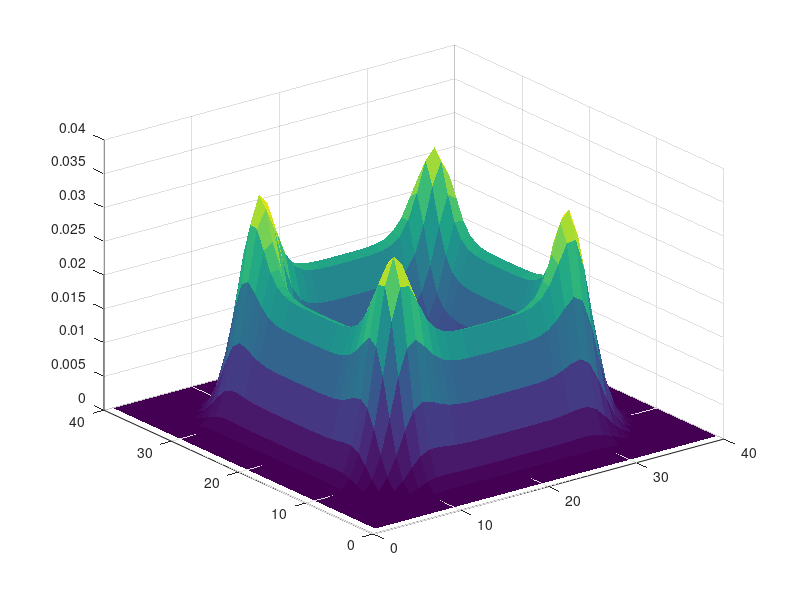
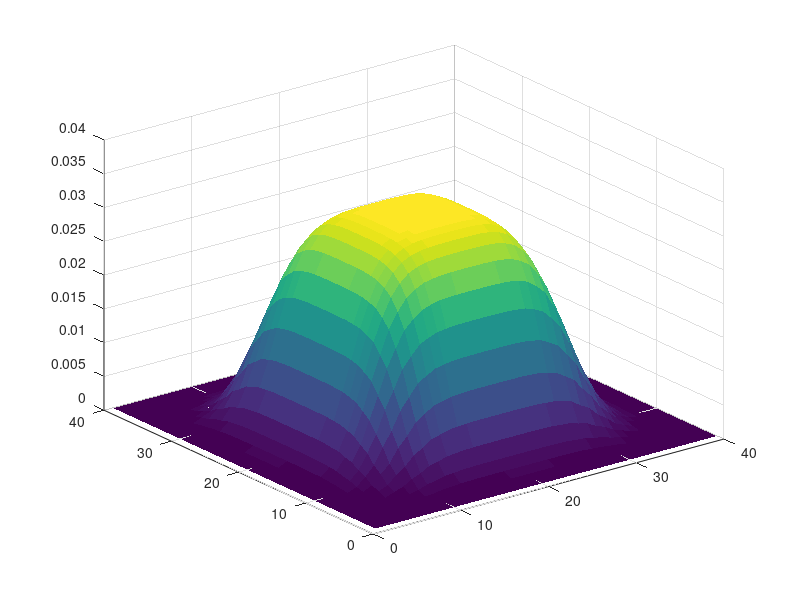

Write the MATLAB code that produced these figures, in order.

% compute the model from "Spatio-Temporal Patterns Generated by 
% Salmonella typhimurium "

%% load parameters.
alpha = 3.0;
beta  = 2.0;
gamma = 0.2;
%gamma = 0;
rho   = 0.03;
Dn    = 0.1;
Dc    = 0.3;
% Bifurcataion parameter.
s = 1;
%pattern propagation.
r = 0.9;
%r = 0;

length = 3;
tend = 0.1;

dt = 0.005;
J = 40;
idx = 2:(J-1);

dx = length/J

steps = floor(tend/dt)

%there are only cells at the center.
[x,y] = meshgrid(linspace(0,1,J));
%N = 15*(x - x.^2).*(y-y.^2).*exp(-50 .*((x - 0.5).^2 + (y - 0.5).^2 ));

N = 0.*x + 0.*y;
N((J/2-10):(J/2+10),(J/2-10):(J/2+10)) = 1;
Nnew = N;


%transmitters are zero initially.
C = 0.*x+0.*y;
Cnew = C;
iChem = C;

%% start computation!
for t = 1:steps
    
      %compute the inner chemotaxis term.
      iChem(idx,idx) = N(idx,idx) ./ ((1 + beta.*C(idx,idx)).^2) ...
              .* ((C(idx+1,idx) + C(idx-1,idx) + C(idx,idx+1) + ...
              C(idx,idx-1))./(2*dx)); 
            
                  %diffusion term.
      Nnew(idx,idx) = N(idx,idx) + dt.*( Dn./(dx^2).*(N(idx+1,idx) + N(idx-1,idx) + ...
                  N(idx,idx+1) + N(idx,idx-1) - 4.*N(idx,idx))  ...
                  ... %chemotaxis term.
                  - (alpha./(2*dx)).*(iChem(idx+1,idx) + iChem(idx-1,idx) ...
                  + iChem(idx,idx+1) + iChem(idx,idx-1)) ...
                  ... %logistic growth, proliferation term.
                  + rho.*N(idx,idx).*( 1  - N(idx,idx)./s));
        
      %Only the growth model.
      %Nnew(i,j) = N(i,j) + dt*( rho*N(i,j)*( 1  - N(i,j)/s));
  
                    %diffusion term
      Cnew(idx,idx) = C(idx,idx) + dt*( Dc/(dx^2) .* (C(idx+1,idx) + ...
                  C(idx-1,idx) + C(idx,idx+1) + ...
                  C(idx,idx-1) - 4.*C(idx,idx))  ...
                  ... %production term
                  + s.*N(idx,idx)./(1 + gamma.*N(idx,idx))  ...
                  ... %consumption term
                  - (C(idx,idx).*(N(idx,idx).^r))./(1 + gamma.*C(idx,idx)) );
    
   N = Nnew;
   C = Cnew;
end
figure(1)
surf(real(N));shading('flat');
figure(2)
surf(real(C));shading('flat');

